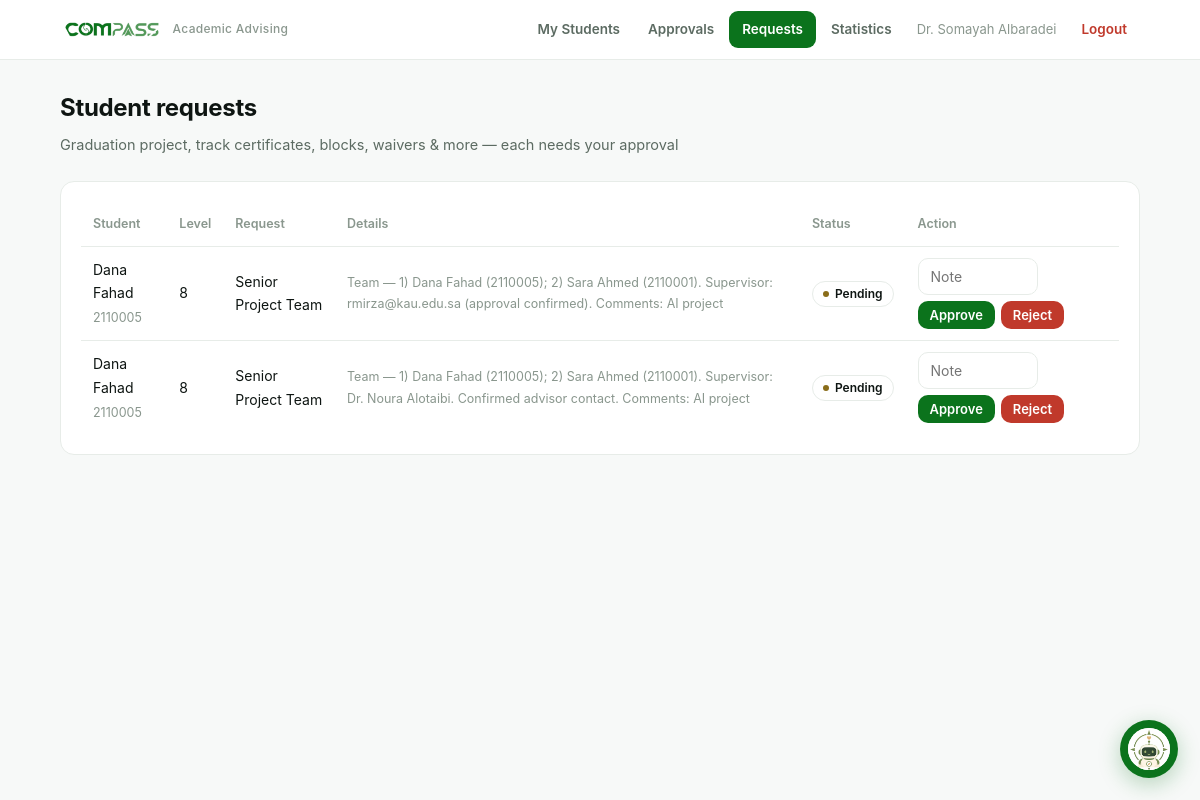
The app's page /advisor/requests (signed in), older data.
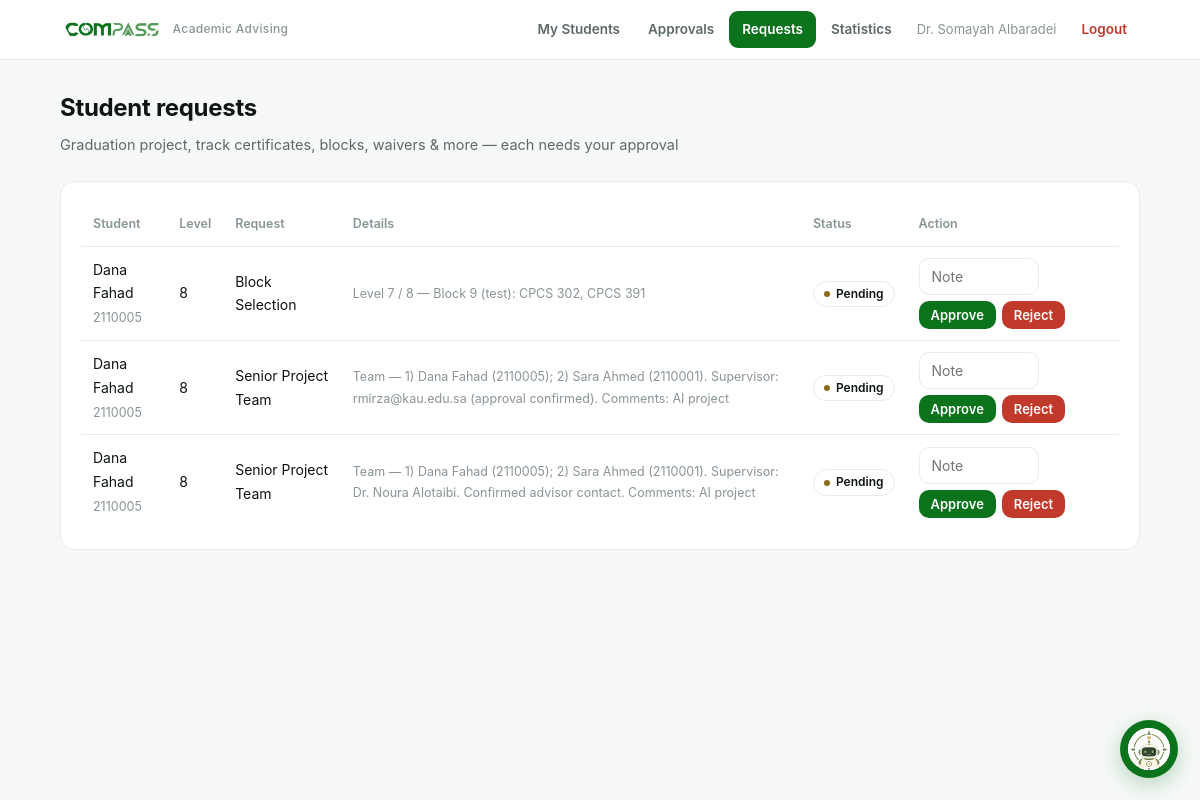
The same page, newer data.
### tables this page shows
CREATE TABLE requests (
    id           INTEGER PRIMARY KEY AUTOINCREMENT,
    student_id   INTEGER NOT NULL REFERENCES students(id),
    type         TEXT NOT NULL,
    title        TEXT NOT NULL,
    details      TEXT,
    eligible     INTEGER,
    status       TEXT NOT NULL DEFAULT 'pending' CHECK(status IN ('pending','approved','rejected')),
    advisor_note TEXT,
    created_at   TEXT DEFAULT CURRENT_TIMESTAMP
, grad_semester TEXT, block_id INTEGER);

CREATE TABLE users (
    id            INTEGER PRIMARY KEY AUTOINCREMENT,
    name          TEXT NOT NULL,
    email         TEXT NOT NULL UNIQUE,
    password_hash TEXT NOT NULL,
    role          TEXT NOT NULL CHECK(role IN ('student','advisor','admin'))
);

CREATE TABLE students (
    id                INTEGER PRIMARY KEY AUTOINCREMENT,
    user_id           INTEGER NOT NULL UNIQUE REFERENCES users(id),
    university_id     TEXT NOT NULL UNIQUE,
    level             INTEGER NOT NULL,
    track             TEXT,
    advisor_id        INTEGER REFERENCES users(id),
    admission_semester TEXT
);

### app.py (the view, shortened to what this page needs)
@app.route("/advisor/requests", methods=["GET", "POST"])
@login_required("advisor")
def advisor_requests():
    db = get_db()
    reqs = db.execute(
        """SELECT r.*, u.name AS student, s.university_id, s.level
           FROM requests r
           JOIN students s ON s.id=r.student_id
           JOIN users u ON u.id=s.user_id
           WHERE s.advisor_id=?
           ORDER BY CASE r.status WHEN 'pending' THEN 0 ELSE 1 END, r.id DESC""",
        (session["uid"],),
    ).fetchall()
    return render_template("advisor_requests.html", reqs=reqs)

### app.py (called while the page is built)
@app.context_processor
def inject_student_nav():
    active = ENDPOINT_TO_TASK.get(request.endpoint)
    if request.endpoint == "student_task":
        active = request.view_args.get("key")
    if request.endpoint == "student_override":  # waiver shares the merged sidebar item
        active = "schedule_waiver"
    return {"student_tasks": STUDENT_TASKS, "active_task": active}

def current_user():
    uid = session.get("uid")
    if not uid:
        return None
    return get_db().execute("SELECT * FROM users WHERE id=?", (uid,)).fetchone()

@app.context_processor
def inject_user():
    return {"user": current_user()}

def login_required(role=None):
    def deco(view):
        @functools.wraps(view)
        def wrapped(*args, **kwargs):
            u = current_user()
            if not u:
                return redirect(url_for("login"))
            if role and u["role"] != role:
                abort(403)
            return view(*args, **kwargs)
        return wrapped
    return deco

### db.py (called while the page is built)
def get_db():
    conn = sqlite3.connect(DB_PATH)
    conn.row_factory = sqlite3.Row
    conn.execute("PRAGMA foreign_keys = ON")
    return conn

### templates/advisor_requests.html (shortened to what this page needs)
{% extends "base.html" %}
{% block content %}
<h1 class="page-title">Student requests</h1>
<p class="page-sub">Graduation project, track certificates, blocks, waivers &amp; more — each needs your approval</p>
{% if reqs %}
<div class="card table-wrap">
  <table>
    <thead>
      <tr><th>Student</th><th>Level</th><th>Request</th><th>Details</th><th>Status</th><th>Action</th></tr>
    </thead>
    <tbody>
      {% for r in reqs %}
      <tr>
        <td>{{ r['student'] }}<br><span class="mini">{{ r['university_id'] }}</span></td>
        <td>{{ r['level'] }}</td>
        <td>
          {{ r['title'] }}
        </td>
        <td class="mini">{{ r['details'] }}</td>
        <td><span class="badge {{ r['status'] }}">{{ STATUS_AR[r['status']] }}</span></td>
        <td>
          {% if r['status'] == 'pending' %}
          <form method="post" style="display:flex; gap:6px; align-items:center; flex-wrap:wrap">
            <input type="text" name="note" placeholder="Note" style="width:120px">
            <button class="btn sm" name="action" value="approved">Approve</button>
            <button class="btn sm danger" name="action" value="rejected">Reject</button>
          </form>
          {% else %}
            <span class="mini">{{ r['advisor_note'] or '—' }}</span>
          {% endif %}
        </td>
      </tr>
      {% endfor %}
    </tbody>
  </table>
</div>
{% else %}
<div class="card center mini">No requests yet.</div>
{% endif %}
{% endblock %}

Row changes from the older to the newer data that the page shows:
added requests: student "Dana Fahad", university_id "2110005", level "8", title "Block Selection", details "Level 7 / 8 — Block 9 (test): CPCS 302, CPCS 391", status "Pending"
